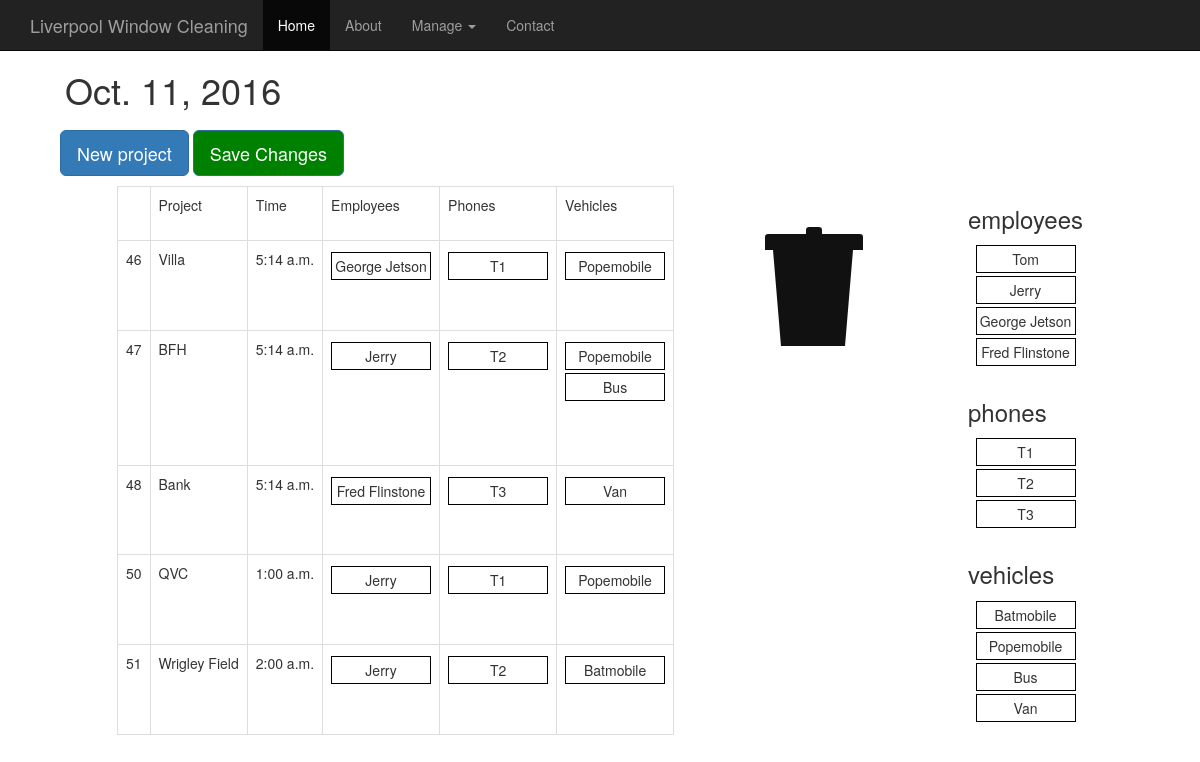
/, run on an earlier commit of the app's database.
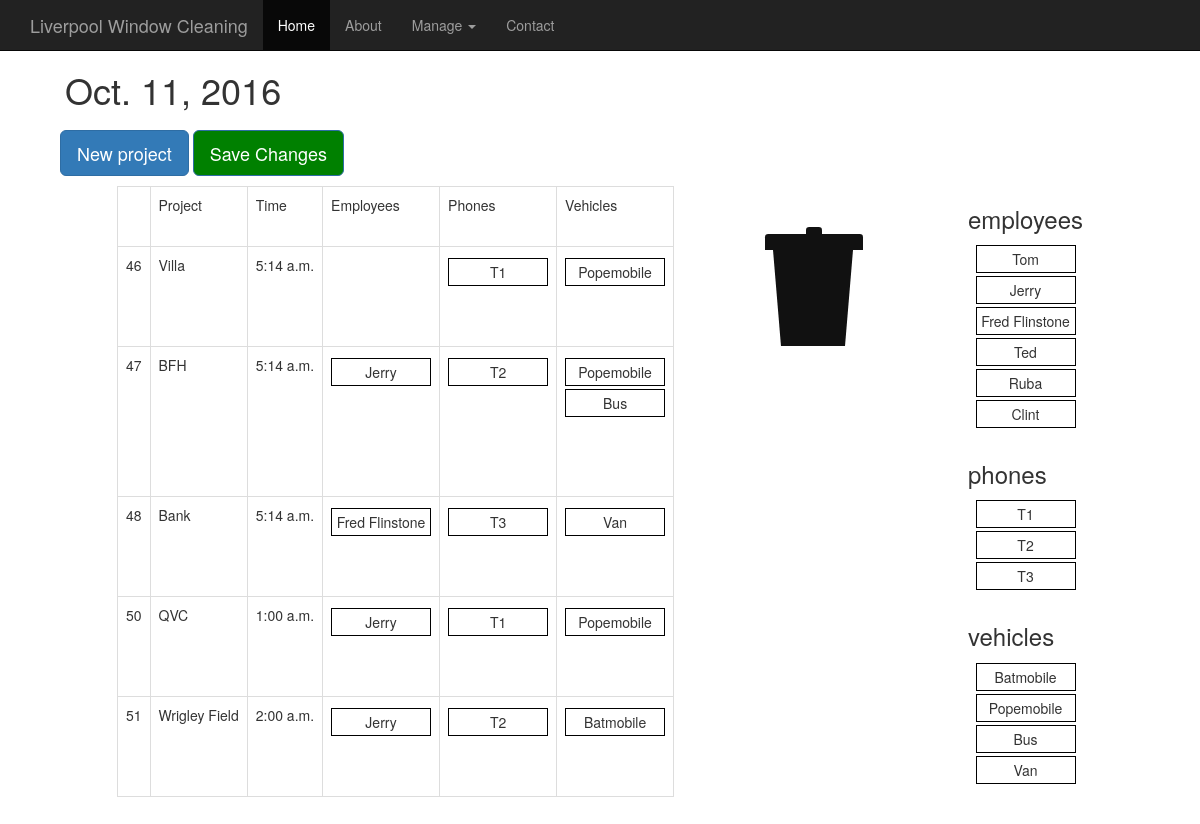
And on a later commit of the database.
### daily/models.py (models this page shows, shortened)
class Project(models.Model):
  name = models.CharField(max_length=200)
  date = models.DateField('Date', default=timezone.now().date())
  time = models.TimeField('Time', default=timezone.now().time())
  employee = models.ManyToManyField(Employee)
  phone = models.ManyToManyField(Phone)
  vehicle = models.ManyToManyField(Vehicle)

class Employee(models.Model):
  name = models.CharField(max_length=100)
  category = models.ManyToManyField(Category)

class Phone(models.Model):
  number = models.CharField(max_length=10)

class Vehicle(models.Model):
  name = models.CharField(max_length=100)

### daily/views.py (the view)
# urls.py: url(r'^$', views.index, name='index'),
def index(request):
  today = timezone.now().date()
  projects = Project.objects.all()
  employees = Employee.objects.all()
  phones = Phone.objects.all()
  vehicles = Vehicle.objects.all()
  date = datetime.date(int(today.year), int(today.month), int(today.day))
  context = {'date': date, 'schedule': projects, 'date': today,
      'emp_names': employees, 'phones': phones, 'vehicles': vehicles}
  return render(request, 'daily/daily.html/', context)

### daily/templates/daily/daily.html (shortened to what the changed rows need)
<!DOCTYPE html>
{% load static %}
<html lang="en"><head><meta http-equiv="Content-Type" content="text/html; charset=UTF-8">
    <head>
      <link rel="stylesheet" type="text/css" href= "{% static 'daily/bootstrap.min.css' %}"/>
      <link rel="stylesheet" type="text/css" href= "{% static 'daily/daily.css' %}"/>
      <link rel="stylesheet" type="text/css" href= "{% static 'daily/trash.css' %}"/>
    <link href="{% static 'daily/ie10-viewport-bug-workaround.css' %}" rel="stylesheet">
      <link rel="stylesheet" type="text/css" href= "{% static 'daily/jquery.timepicker.css' %}"/>
    </head>
    <body>
      <div class="container">
      <div class="starter-template">
        <h1>{{ date }}</h1>
      </div>
    </div>
      <div id="daily-view">
        <div class="h-box">
        <table class="table table-bordered" id="daily-table">
          <tbody>
            {% for project in schedule.all %}
            <tr class ="project">
              <td>{{ project.id }}</td>
              <td>{{ project.name }}</td>
              <td>{{project.time|time:"g:i a"}}</td>
              <td>
                <ol class='sortable_with_drop employee_list'>
                  {% for emp in project.employee.all %}
                  <li class="flex-li employee">{{ emp.name }}</li>
                  {% endfor %}
                </ol>
              </td>
              <td>
                <ol class='sortable_with_drop phone_list'>
                  {% for tel in project.phone.all %}
                  <li class="flex-li telephone">{{ tel.number }}</li>
                  {% endfor %}
                </ol>
              </td>
              <td>
                <ol class='sortable_with_drop vehicle_list'>
                  {% for v in project.vehicle.all %}
                  <li class="flex-li vehicle">{{ v.name }}</li>
                  {% endfor %}
                </ol>
              </td>
              {% endfor %}
            </tbody>
          </table>
          <div class="v-box" id="sources">
            <ol class='sortable_with_no_drop' id="emps-source">
              {% for emp in emp_names.all %}
              <li class="flex-li employee">{{ emp.name }}</li>
              {% endfor %}
            </ol>
            <ol class='sortable_with_no_drop' id="phones-source">
              {% for phone in phones.all %}
              <li class="flex-li telephone">{{ phone.number }}</li>
              {% endfor %}
            </ol>
            <ol class='sortable_with_no_drop' id="vehicles-source">
              {% for v in vehicles.all %}
              <li class="flex-li vehicle">{{ v.name }}</li>
              {% endfor %}
            </ol>
          </div>
        </div>
      </div>
    </body>

What changed in the data, as far as the page shows it:
removed Employee: name "George Jetson"
added Employee: name "Ted", shown under "employees"
added Employee: name "Ruba", shown under "employees"
added Employee: name "Clint", shown under "employees"
